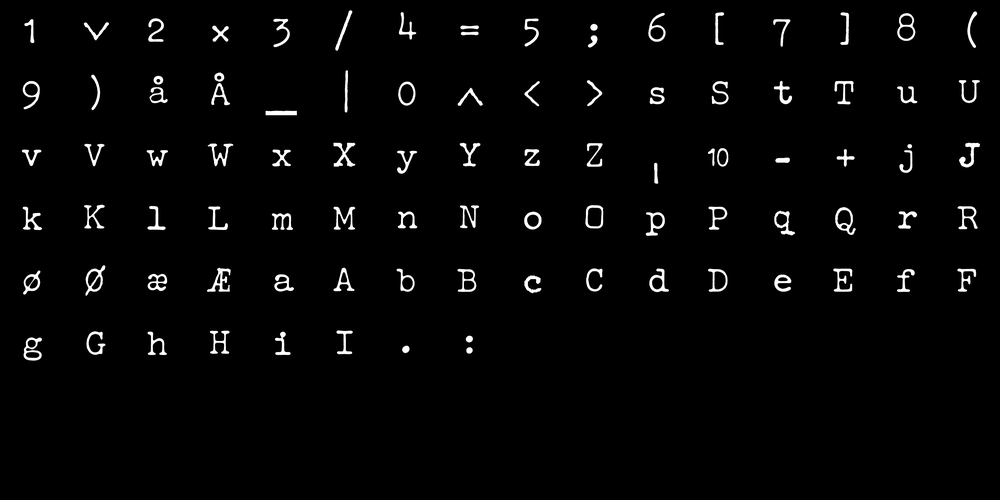
#> input picture typewriter-font-restoration/font_atlas_1bit_hires.png, 1000 x 500 px, shrunk from 10240 x 5120 before the run
$ python 01-deskew.py font_atlas_1bit_hires.png
#> lines starting #> are read from the running program, lines starting #| are printed output that depends on the picture; after the words box and inside, x2 and y2 are one past the last pixel; in counts of white or black regions, pixels touching at a corner belong together; long printed decimals are rounded
import cv2
import sys,os
import math

for f in sys.argv[1:]:
	img = cv2.imread(f, cv2.IMREAD_COLOR)
#> img is the input picture: shape (500, 1000, 3); min 0, max 255, mean 6.1
	work = cv2.cvtColor(img, cv2.COLOR_BGR2GRAY)
	edges = cv2.Canny(work, 50, 200)
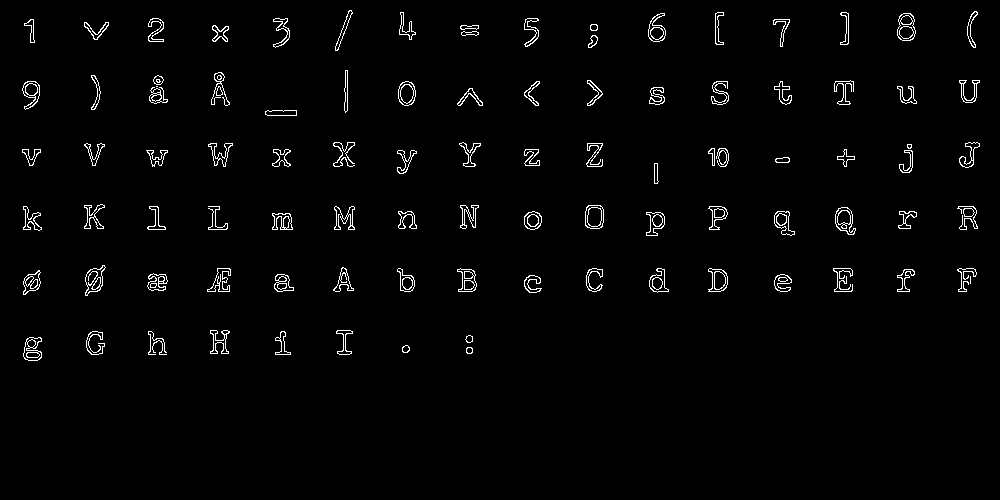
#> edges: shape (500, 1000); 2% white in thin lines or dots, all inside (x1, y1, x2, y2) = (22, 10, 980, 361)
	lines = cv2.HoughLinesP(edges, 1, math.pi/180, 68, minLineLength=15, maxLineGap=250)
#> lines = 52 rows, first 6: [23, 291, 966, 291], [23, 229, 966, 229], [25, 289, 966, 289], [24, 285, 975, 269], [24, 226, 977, 226], [25, 288, 964, 288]

	sum_dx = 0
	sum_dy = 0
	sum_num = 0
	for line in lines:
		x1,y1,x2,y2 = line[0]
		cv2.line(img, (x1,y1), (x2,y2), (255,0,255), 1)

		assert(x1<=x2)

		dx = float(x2)-float(x1)
		dy = float(y2)-float(y1)
		if dx<dy: continue
		d = (dx**2 + dy**2) ** .5
		if d < 50: continue
		dx /= d
		dy /= d

		if dx < .9: continue
		sum_dx += dx
		sum_dy += dy
		sum_num += 1
#> this loop made 52 passes
#> (x1, y1, x2, y2, dx, dy, d, sum_dy) on passes 1 to 12: (23, 291, 966, 291, 1, 0, 943, 0), (23, 229, 966, 229, 1, 0, 943, 0), (25, 289, 966, 289, 1, 0, 941, 0), (24, 285, 975, 269, 1, -0.0168, 951.1, -0.0168), (24, 226, 977, 226, 1, 0, 953, -0.0168), (25, 288, 964, 288, 1, 0, 939, -0.0168), (23, 228, 977, 228, 1, 0, 954, -0.0168), (27, 275, 975, 275, 1, 0, 948, -0.0168), (25, 216, 974, 216, 1, 0, 949, -0.0168), (25, 287, 963, 287, 1, 0, 938, -0.0168), (25, 214, 975, 214, 1, 0, 950, -0.0168), (87, 286, 975, 271, 1, -0.0169, 888.1, -0.0337)
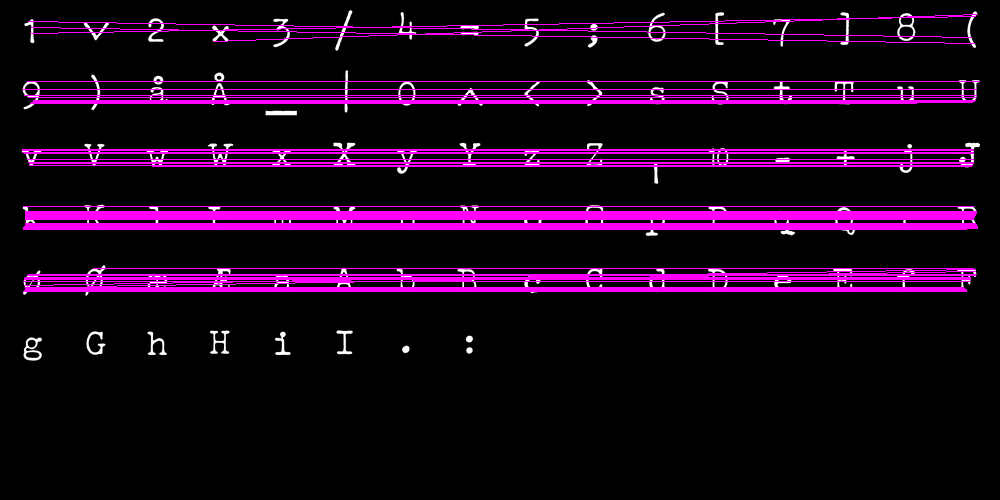
#> img: shape (500, 1000, 3); 9.59% of pixels changed, all inside (x1, y1, x2, y2) = (22, 14, 980, 292)
#> after the loop, sum_dx = 52; sum_dy = -0.0531; sum_num = 52

	sum_dx /= sum_num
#> sum_dx = 1
	sum_dy /= sum_num
#> sum_dy = -0.00102

	# using asin on dy instead of acos on dx gives signed angle
	angle = -math.asin(sum_dy)/math.pi*180
#> angle = 0.0585

	#ff = os.path.splitext(f)[0] + "-deskew.png"
	ff = "deskew-%s" % f

	print(f, ff, angle)
#| font_atlas_1bit_hires.png deskew-font_atlas_1bit_hires.png 0.05849
	os.system("gm convert %s -rotate %f %s" % (f, angle, ff))

	#cv2.imwrite("dbglines-%s" % f, img)
